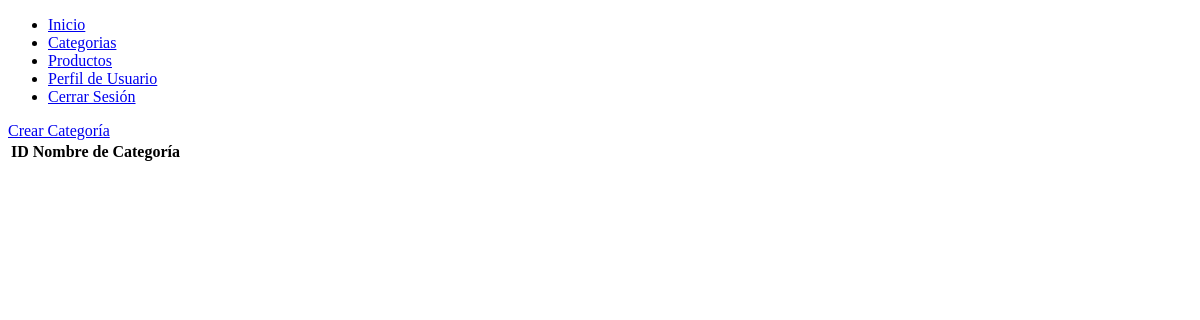
The page /categories (signed in) on the database as committed earlier.
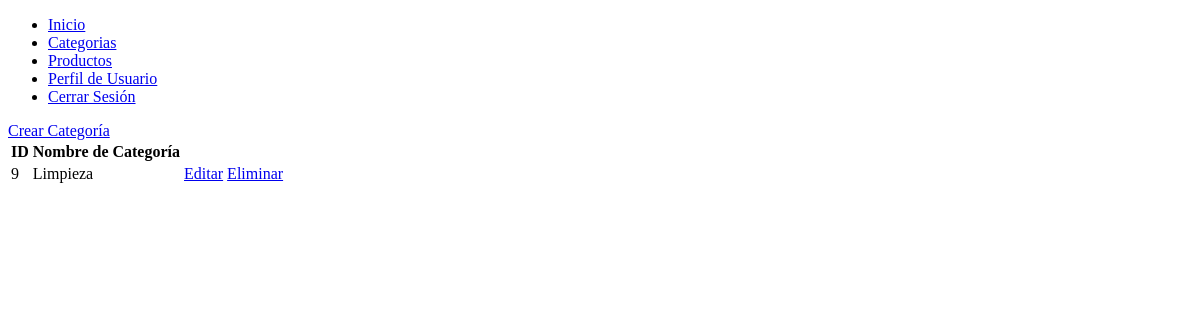
The same page on the database as committed later.
### tables this page shows
CREATE TABLE "categorias" (
	"id"	INTEGER NOT NULL,
	"id_usuario"	INTEGER NOT NULL,
	"nombre_categoria"	TEXT NOT NULL,
	PRIMARY KEY("id" AUTOINCREMENT),
	FOREIGN KEY("id_usuario") REFERENCES "usuarios"("id") ON UPDATE CASCADE ON DELETE CASCADE
);

### app.py (the view)
@app.route('/categories')
def categorie():
    if not 'usuario' in session:
        return redirect(url_for('start'))
    global_cp()
    return render_template('login/categories.html', categories = categories)

### app.py (called while the page is built)
def global_cp():
    global categories
    categories = db.execute("""select * from categorias where id_usuario = ?""",(session['usuario'][0],)).fetchall()
    global products
    products = db.execute("""select * from productos where id_usuario = ?""",(session['usuario'][0],)).fetchall()

### templates/login/categories.html (shortened to what this page needs)
{% extends 'layouts/base.html'%}
{% block content %}
    <table>
        <thead>
            <th>ID</th>
            <th>Nombre de Categoría</th>
        </thead>
        <tbody>
            {% for categorie in categories %}
            <tr>
                <td>{{categorie[0]}}</td>
                <td>{{categorie[2]}}</td>
                <td>
                    <a href="{{url_for('edit_categories',id=categorie[0])}}">Editar</a>
                    <a href="{{url_for('delete_categories',id=categorie[0])}}">Eliminar</a>
                </td>
            </tr>
            {% endfor %}
            <a href="{{url_for('create_categories')}}">Crear Categoría</a>
        </tbody>
    </table>
{% endblock %}

### templates/layouts/base.html (shortened to what this page needs)
<!DOCTYPE html>
<html lang="es">
<head>
</head>
<body>
    <nav>
        <ul>
            <li>
                <a href="{{ url_for ('index') }}">Inicio</a>
            </li>
            <li>
                <a href="{{ url_for ('categorie') }}">Categorias</a>
            </li>
            <li>
                <a href="{{ url_for ('product') }}">Productos</a>
            </li>
            <li>
                <a href="{{ url_for ('user') }}">Perfil de Usuario</a>
            </li>
            <li>
                <a href="{{ url_for ('logout') }}">Cerrar Sesión</a>
            </li>
        </ul>
    </nav>
    {% block content %}{% endblock %}
</body>
</html>

Rows that differ between the two databases and show on the page:
added categorias: id "9", nombre_categoria "Limpieza"
